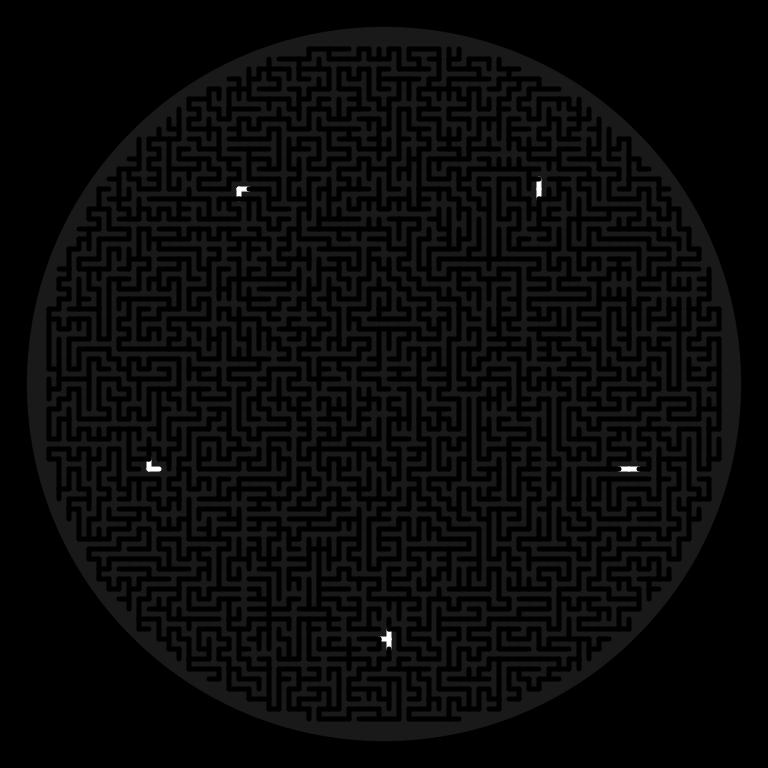

Python code for this plot:
import numpy as np
from scipy.misc import imread
from collections import deque
from shapely import geometry as geo

import sys
sys.path.insert(0, '../../tools')
from rendering import *
from geometry import *
from maze import *


name = 'maze_flooding'
width, height = 768, 768
duration = 12

cols, rows = 70, 70


def prepare_area():
    surface = gz.Surface(width=cols, height = rows)
    gz.rectangle(lx=cols, ly=rows, xy=(cols/2, rows/2), fill=(0,0,0)).draw(surface)
    gz.circle(xy=(cols/2, rows/2), r=cols/2 - 1, fill=(1,1,1)).draw(surface)
    surface.write_to_png('maze_area.png')
    L = generate_labyrinth(cols, rows, imread('maze_area.png', mode="F") / 255)
    np.save('maze.npy', L)


# Render frame at time t
def make_frame(t):
    surface = gz.Surface(width, height)
    gz.circle(xy=(width/2, height/2), r=0.465*width, fill=(.1,.1,.1)).draw(surface)

    progress = t / duration
    # p = interval_progresses(progress, 10, 'hermite')

    L = np.load('maze.npy')
    h, w = L.shape

    n_starts = 5
    starts = 2 * np.round([(35 + 25*np.sin(i * 2*np.pi / n_starts),
                            35 + 25*np.cos(i * 2*np.pi / n_starts)) for i in range(n_starts)]).astype(np.int)
    max_steps = 370 * progress
    frontier = deque([(max_steps, None, starts[i]) for i in range(n_starts)])

    while len(frontier) > 0:
        steps, direction, (x,y) = frontier.popleft()
        if L[y,x] != PATH: continue
        L[y,x] = RESERVED
        if steps < 0:   color = [0,0,0]
        elif steps > 75: color = [.1,.1,.1]
        else:            color = [(.95 - steps/75)**2 + .1] * 3

        for d in range(4):
            if direction is not None and d == (direction + 2) % 4: continue
            if d == 0: # up
                if y > 1   and L[y-1,x] == PATH:
                    frontier.append((steps - 1, d, (x,y-2)))
                    if color is not None:
                        gz.polyline(points=[labyrinth_to_canvas(y, x, L, width, height), labyrinth_to_canvas(y-2, x, L, width, height)],
                                    stroke=color, stroke_width=5, line_cap='round').draw(surface)
            if d == 1: # left
                if x > 1   and L[y,x-1] == PATH:
                    frontier.append((steps - 1, d, (x-2,y)))
                    if color is not None:
                        gz.polyline(points=[labyrinth_to_canvas(y, x, L, width, height), labyrinth_to_canvas(y, x-2, L, width, height)],
                                    stroke=color, stroke_width=5, line_cap='round').draw(surface)
            if d == 2: # down
                if y < h-2 and L[y+1,x] == PATH:
                    frontier.append((steps - 1, d, (x,y+2)))
                    if color is not None:
                        gz.polyline(points=[labyrinth_to_canvas(y, x, L, width, height), labyrinth_to_canvas(y+2, x, L, width, height)],
                                    stroke=color, stroke_width=5, line_cap='round').draw(surface)
            if d == 3: # right
                if x < w-2 and L[y,x+1] == PATH:
                    frontier.append((steps - 1, d, (x+2,y)))
                    if color is not None:
                        gz.polyline(points=[labyrinth_to_canvas(y, x, L, width, height), labyrinth_to_canvas(y, x+2, L, width, height)],
                                    stroke=color, stroke_width=5, line_cap='round').draw(surface)

    return surface.get_npimage()


# Render animation
if __name__ == '__main__':
    # prepare_area()
    save_poster(name, make_frame)
    # render_webm(name, make_frame, duration, webm_params)
    # convert_to_mp4(name, mp4_params)
